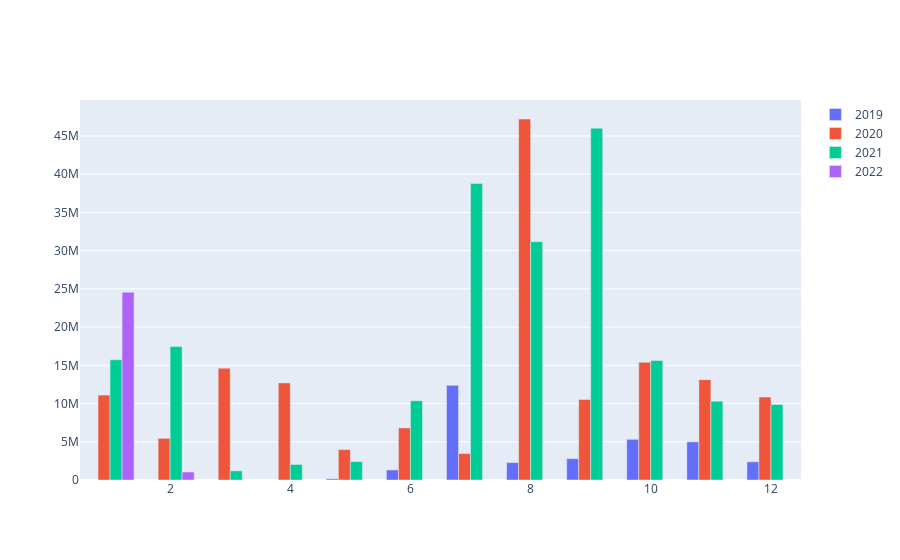

This figure's notebook cell:
### Code cell
df = pd.read_sql(SQL_TGs, engine)
data = []
for ano in df.Ano.unique():
    df_filter = df[df.Ano==ano]
    x = list(df_filter['Mês'].values)
    y = list(df_filter[df.Ano==ano].ValorTotal.values)
    bar = go.Bar(name=str(ano), x=x, y=y)
    data.append(bar)
fig = go.Figure(data=data)
fig.show()

### Figure 1 — Plotly figure (JSON) as saved in the notebook; plotly's stock layout.template omitted (floating-point values rounded to 4 significant figures)
{"data": [{"name": "2019", "type": "bar", "x": [5, 6, 7, 8, 9, 10, 11, 12], "y": [163311, 1321000.0, 12390000.0, 2279715, 2792420, 5324000.0, 4996709, 2381000.0]}, {"name": "2020", "type": "bar", "x": [1, 2, 3, 4, 5, 6, 7, 8, 9, 10, 11, 12], "y": [11100000.0, 5449000.0, 14630000.0, 12700000.0, 3977000.0, 6810000.0, 3464000.0, 47220000.0, 10540000.0, 15400000.0, 13130000.0, 10850000.0]}, {"name": "2021", "type": "bar", "x": [1, 2, 3, 4, 5, 6, 7, 8, 9, 10, 11, 12], "y": [15720000.0, 17460000.0, 1198725, 2030000.0, 2407000.0, 10370000.0, 38772924, 31170000.0, 46020000.0, 15630005, 10316373, 9867645]}, {"name": "2022", "type": "bar", "x": [1, 2], "y": [24555847, 1042099]}], "layout": {"autosize": true, "xaxis": {"autorange": true, "range": [0.5, 12.5], "type": "linear"}, "yaxis": {"autorange": true, "range": [0, 49700000.0], "type": "linear"}}}
